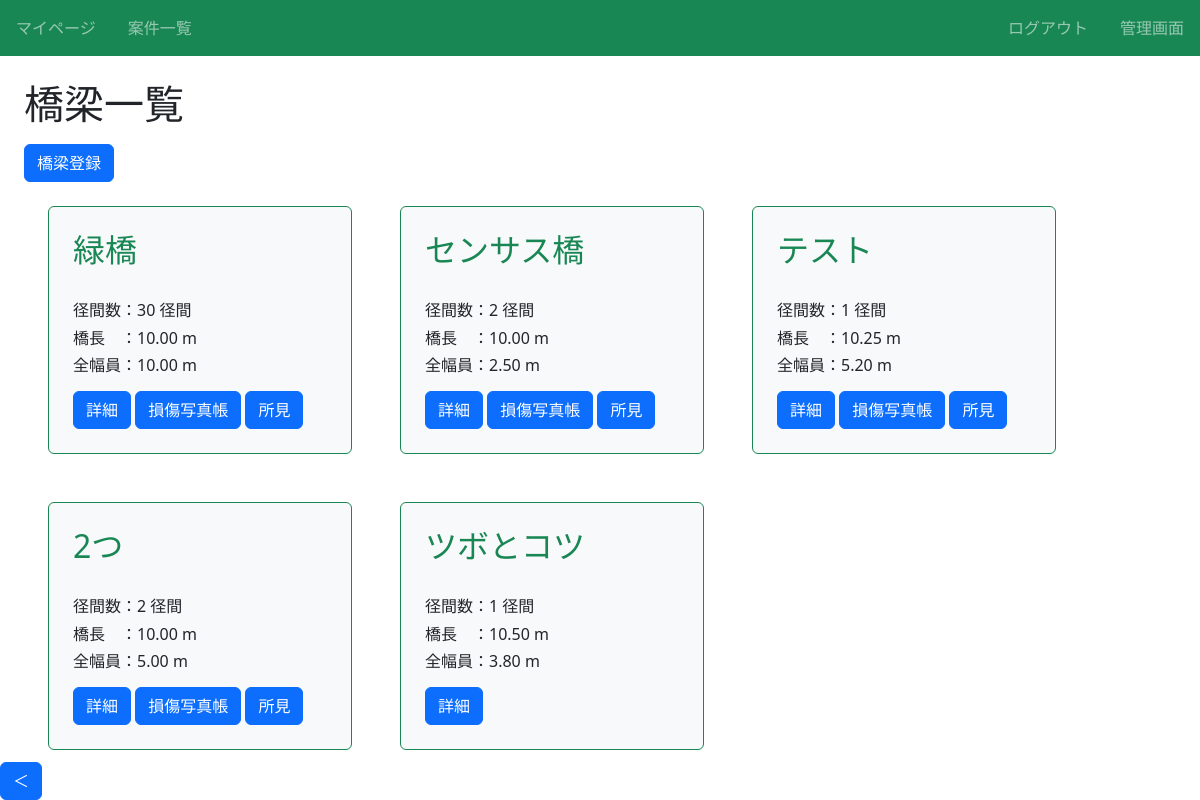
/article/4/infra/ (signed in), run on the app's committed database.
### infra/models.py (models this page shows, shortened)
class Infra(models.Model):
    title = models.CharField(max_length=100)# 橋名
    径間数 = models.IntegerField()# 径間数
    橋長 = models.DecimalField(max_digits=10, decimal_places=2)# 橋長(最大桁数10桁、小数点以下2桁)
    全幅員 = models.DecimalField(max_digits=10, decimal_places=2)# 全幅員(最大桁数10桁、小数点以下2桁)
    路線名 = models.CharField(max_length=50)# 路線名
    latitude = models.CharField(max_length=50, blank=True)# 緯度
    longitude = models.CharField(max_length=50, blank=True)# 経度
    橋梁コード = models.CharField(max_length=50, blank=True)# 橋梁コード
    活荷重 = models.ManyToManyField(LoadWeight)# 活荷重
    等級 = models.ManyToManyField(LoadGrade)# 等級
    適用示方書 = models.ManyToManyField(Rulebook)# 適用示方書
    上部構造形式 = models.CharField(max_length=100)# 上部構造形式
    下部構造形式 = models.CharField(max_length=100)# 下部構造形式
    基礎構造形式 = models.CharField(max_length=100)# 基礎構造形式
    近接方法 = models.ManyToManyField(Approach)# 近接方法
    交通規制 = models.ManyToManyField(Regulation)# 交通規制
    第三者点検 = models.ManyToManyField(Thirdparty)# 第三者点検の有無
    海岸線との距離 = models.CharField(max_length=100)# 海岸線の距離
    路下条件 = models.ManyToManyField(UnderCondition)# 路下条件
    特記事項 = models.CharField(max_length=100, blank=True)# 特記事項
    カテゴリー = models.CharField(max_length=100, choices = CATEGORY)# カテゴリー
    交通量 = models.CharField(max_length=10, blank=True)# 12時間交通量
    大型車混入率 = models.CharField(max_length=10, blank=True)# 大型車混入率
    article = models.ForeignKey(Article, on_delete=models.CASCADE)

class Table(models.Model):
    infra = models.ForeignKey(Infra, verbose_name="橋梁名", on_delete=models.CASCADE) # ForeignKeyフィールドによってInfraとのリレーションシップを定義
    dxf = models.FileField(verbose_name="dxfファイル", upload_to="infra/table/dxf/") # infraを作成するときに登録するdxfファイル用

### infra/views.py (the view)
# urls.py: path('article/<int:article_pk>/infra/', views.ListInfraView.as_view(), name='list-infra'),# 対象橋梁の一覧
class ListInfraView(LoginRequiredMixin, ListView):
    template_name = 'infra/infra_list.html'
    model = Infra # 使用するモデル「infra」
    def get_queryset(self, **kwargs):
        queryset = super().get_queryset(**kwargs)
        queryset = queryset.filter(article = self.kwargs["article_pk"])
        return queryset
    def get_context_data(self, **kwargs):
        kwargs["article_id"] = self.kwargs["article_pk"]
        return super().get_context_data(**kwargs)

### infra/templates/infra/infra_list.html (shortened to what this page needs)
{% extends "base.html" %}
{% block h1 %}橋梁一覧{% endblock %}
{% block content %}
<div class="mt-3">
  <a href="{% url 'create-infra' article_id %}" class="btn btn-primary">橋梁登録</a>
</div>
<div class="d-flex flex-wrap">
    {% for item in object_list %}
    <div class="p-4 m-4 bg-light border border-success rounded" style="width: 19rem;">
        <h2 class="text-success">{{ item.title }}</h2><br>
        <h6 class="card-text">径間数：{{ item.径間数 }} 径間</h6>
        <h6 class="card-text">橋長　：{{ item.橋長 }} m</h6>
        <h6 class="card-text">全幅員：{{ item.全幅員 }} m</h6>
        <div class="mt-3">
          <a href="{% url 'detail-infra' article_id item.pk %}" class="btn btn-primary">詳細</a>
            {% for table in item.table_set.all %}
            <a href="{% url 'bridge-table' article_id item.pk %}" class="btn btn-primary">損傷写真帳</a>
            <a href="{% url 'observations-list' article_id item.pk %}" class="btn btn-primary">所見</a>
            {% endfor %}
        </div>
    </div>
    {% endfor %}
</div>
{% endblock content %}

### infra/static/infra/css/style.css (style rules this page uses)
a { text-decoration: none; }

### data on the page
Infra: title "緑橋", 径間数 "30", 橋長 "10.00", 全幅員 "10.00"
Infra: title "センサス橋", 径間数 "2", 橋長 "10.00", 全幅員 "2.50"
Infra: title "テスト", 径間数 "1", 橋長 "10.25", 全幅員 "5.20"
Infra: title "2つ", 径間数 "2", 橋長 "10.00", 全幅員 "5.00"
Infra: title "ツボとコツ", 径間数 "1", 橋長 "10.50", 全幅員 "3.80"
